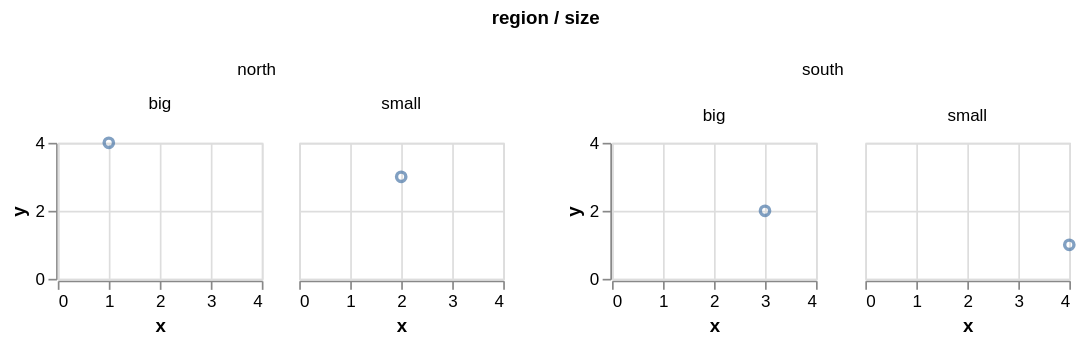

Vega-Lite specification for this chart:
### Vega-Lite specification from a JSON file in a GitHub repository (floating-point values rounded to 4 significant figures)
{"$schema": "https://vega.github.io/schema/vega-lite/v6.json", "description": "The same nesting by column, which is a different rule from the same nesting by row. Rows stack however many there are; columns have to be counted, and a grid inside a cell has to be counted *per cell* — so the outer partition aggregates a `distinct_size` and the cell reads it back as the number of columns it is wide. The inner layout then states no column count of its own: the chart's own count would be every cell's columns at once. Upstream's note points at vega/vega#952.", "data": {"values": [{"region": "north", "size": "big", "x": 1, "y": 4}, {"region": "north", "size": "small", "x": 2, "y": 3}, {"region": "south", "size": "big", "x": 3, "y": 2}, {"region": "south", "size": "small", "x": 4, "y": 1}]}, "facet": {"column": {"field": "region"}}, "spec": {"facet": {"column": {"field": "size"}}, "spec": {"width": 120, "height": 80, "mark": "point", "encoding": {"x": {"field": "x", "type": "quantitative"}, "y": {"field": "y", "type": "quantitative"}}}}}
